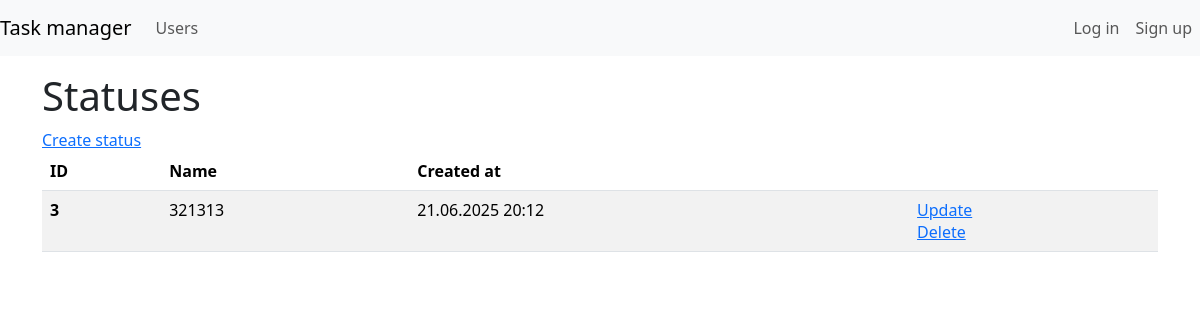
Screenshot of /statuses/ with the database file from the repository.
### task_manager/statuses/models.py (models this page shows, shortened)
class Status(models.Model):
    name = models.CharField(max_length=100, unique=True)
    created_at = models.DateTimeField(auto_now_add=True)

### task_manager/statuses/views.py (the view)
# urls.py: path("", StatusView.as_view(), name="status_list"),
class StatusView(ListView):
    model = Status
    context_object_name = "status_list"
    template_name = "statuses/statuses_list.html"

### task_manager/templates/statuses/status_list.html (shortened to what this page needs)
{% extends "task_manager/base.html" %}
{% load i18n %}
{% load django_bootstrap5 %}
{% block content %}
<div class="mt-4">
    <h1 class="mt-1">{% translate "Statuses" %}</h1>
    <a href="{% url 'statuses:create_status' %}">{% translate 'Create status' %}</a>
    {% if status_list %}
    <table class="table table-striped">
        <thead>
            <tr>
                <th scope="col">ID</th>
                <th scope="col">{% translate "Name" %}</th>
                <th scope="col">{% translate "Created at" %}</th>
                <th></th>
            </tr>
        </thead>
        <tbody>
            {% for status in status_list %}
            <tr>
                <th scope="row"> {{ status.id }}</th>
                <td>{{ status.name }}</td>
                <td>{{ status.created_at|date:"d.m.Y H:i" }}</td>
                <td>
                    <a href="{% url 'statuses:update_status' status.pk %}">{% translate 'Update' %}</a>
                    <br>
                    <a href="{% url 'statuses:delete_status' status.pk %}">{% translate 'Delete' %}</a>
                </td>
            </tr>
            {% endfor %}
        </tbody>
    </table>
    {% else %}
    <p>{% translate 'There are no statuses' %}
        <br>
        <a href="{% url 'statuses:create_status' %}"> {% translate 'Create status' %}</a>
    </p>
    {% endif %}
    {% endblock %}

### rows the page displays
Status: id "3", name "321313", created_at "21.06.2025 20:12"
